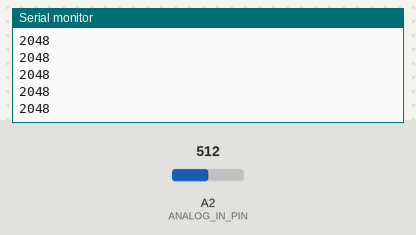
Simulated run of this sketch. Board: Arduino Zero (SAMD21). Shown: the last lines printed to the serial monitor. Inputs (shaded band) come from the test bench; at power-on: A2 (ANALOG_IN_PIN) = 512 (analog values on the 0–1023 scale).

Above: at 1.2 s.
1.3 s: A2 (ANALOG_IN_PIN) set to 716
At 1.9 s:
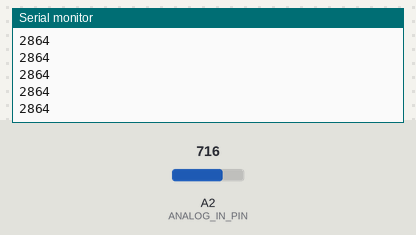
2.8 s: A2 (ANALOG_IN_PIN) set to 900
At 3.6 s:
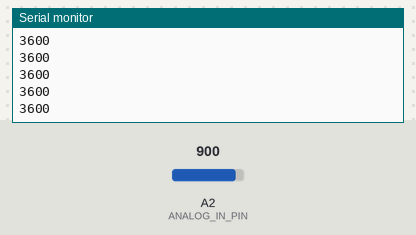
Timing chart, 0 to 5.8 s (numbered marks = the images above; inputs shaded):
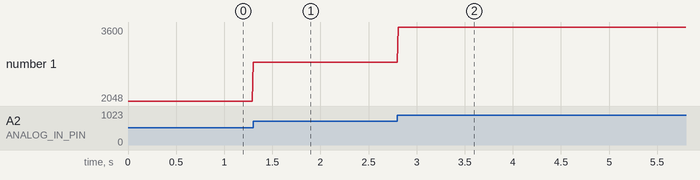

The sketch:

adc_in.ino
```cpp
/*
  Seeeduino XIAO Analog Input Demo
  xiao-analog-in-test.ino
  Displays operation of XIAO A/D converter
  Results displayed on Serial Monitor

  DroneBot Workshop 2020
  https://dronebotworkshop.com
*/

// Analog Input Pin
#define ANALOG_IN_PIN A2

// Integer to represent input value
int input_val;

void setup()
{
  // Set A/D converter resolution to 12-bits
  analogReadResolution(12);

  // Setup Serial Port
  SerialUSB.begin(9600);
}

void loop()
{
  // Read the input value
  input_val = analogRead(ANALOG_IN_PIN);


  // Print value to Serial Monitor
  SerialUSB.println(input_val);

  // Slight delay before repeating
  delay(10);

}
```

Measured:
- after the input at 1.3 s, the serial monitor: prints a new line at once (image 1)
- after the input at 2.8 s, the serial monitor: prints a new line at once (image 2)
- plotted number 1: 2048 → 2864 after the input at 1.3 s, 2864 → 3600 after the input at 2.8 s
